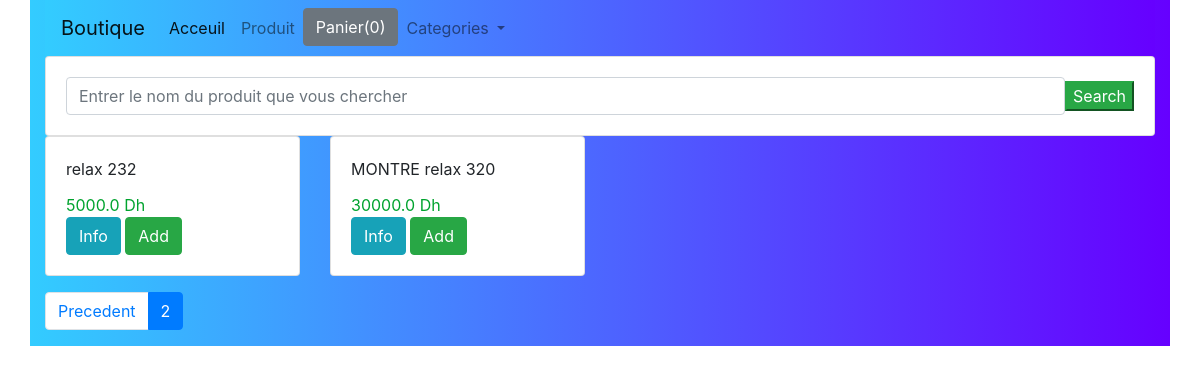
Screenshot of /?page=2 with the database file from the repository.
### our_shop/models.py (models this page shows, shortened)
class Produit(models.Model):
    nom = models.CharField(max_length=150)
    prx = models.FloatField()
    description = models.TextField()
    categorie = ForeignKey(Categorie,related_name='categorie', on_delete = models.CASCADE)
    image = models.CharField(max_length=4000)
    date_aj = models.DateTimeField(auto_now=True)
    class Meta:
        ordering = ['-date_aj']

### our_shop/views.py (the view)
# urls.py: path('', index, name='home'),
def index(request):
    produit_obj =Produit.objects.all()
    item_name = request.GET.get('item-name')
    if item_name != '' and item_name is not None:
        produit_obj = Produit.objects.filter(nom__icontains=item_name)
    paginator = Paginator(produit_obj, 4)
    page = request.GET.get('page')
    produit_obj = paginator.get_page(page)
    return render(request,'index.html',{'produit_obj':produit_obj})

### our_shop/templates/index.html (shortened to what this page needs)
{% extends "base.html" %}
{% block content %}
    <div class="row">
        <div class="col-md-12">
            <form class="card card-sm">
                <div class="card-body row no-gutters align-items-center">
                    <div class ="col">
                        <input type="search"  name="item-name" placeholder="Entrer le nom du produit que vous chercher" class="form-control form-control-borderless">
                   </div>
                    <div class="col-auto">
                        <button type="submit"  class="btn-success">Search</button>
                    </div>
                </div>
            </form>
        </div>
    </div>
    <div class="row">
      {% for produit in produit_obj %}
        <div class="col-md-3">
          <div class = 'card'>
                <div class="card-body">
                    <div id="aa{{ produit.id }}"class ="card-title">{{ produit.nom }}</div>
                    <div class="card-text" style="color: #00a32e ">{{ produit.prx }} Dh</div>
                    <a href="{{ produit.id }}" class="btn btn-info">Info</a>
                    <button id="{{ produit.id}}"  class="btn aj btn-success">Add</button>
                </div>
          </div>
        </div>
    {% endfor %}
    </div>
    <div class="row mt-3">
          <div class="col-md-3 offset md-4">
              <ul class="pagination">
                  {% if produit_obj.has_previous%}
                      <li class="page-item">
                        <a class="page-link" href="?page={{ produit_obj.previous_page_number }}">Precedent</a>
                    </li>
                  {% endif %}
                    <li class="page-item active">
                        <a class="page-link" href="?page={{ produit_obj.number }}">{{ produit_obj.number }}</a>
                    </li>
              </ul>
          </div>
    </div>
{% endblock %}

### rows the page displays
Produit: nom "relax 232", prx "5000.0"
Produit: nom "MONTRE relax 320", prx "30000.0"

### other values shown
{{ produit_obj.number }} "2"
